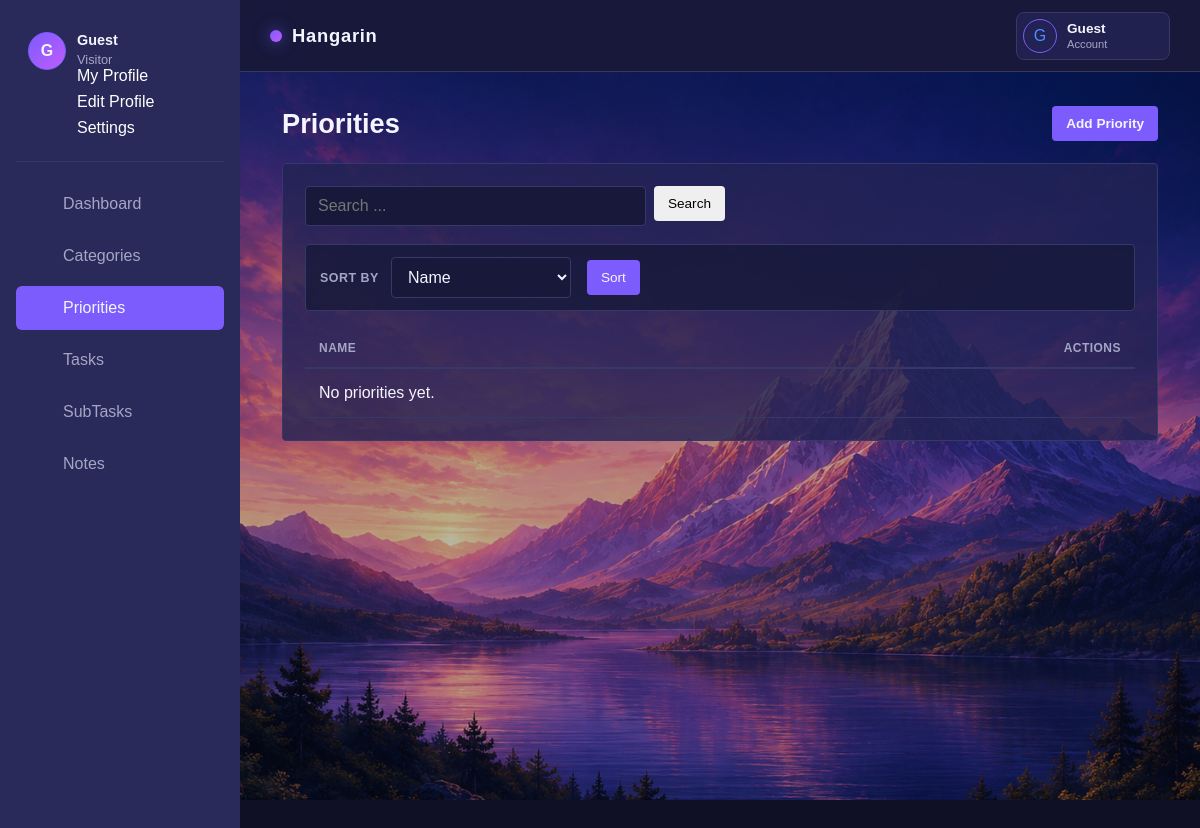
The page /priorities/ on the database as committed earlier.
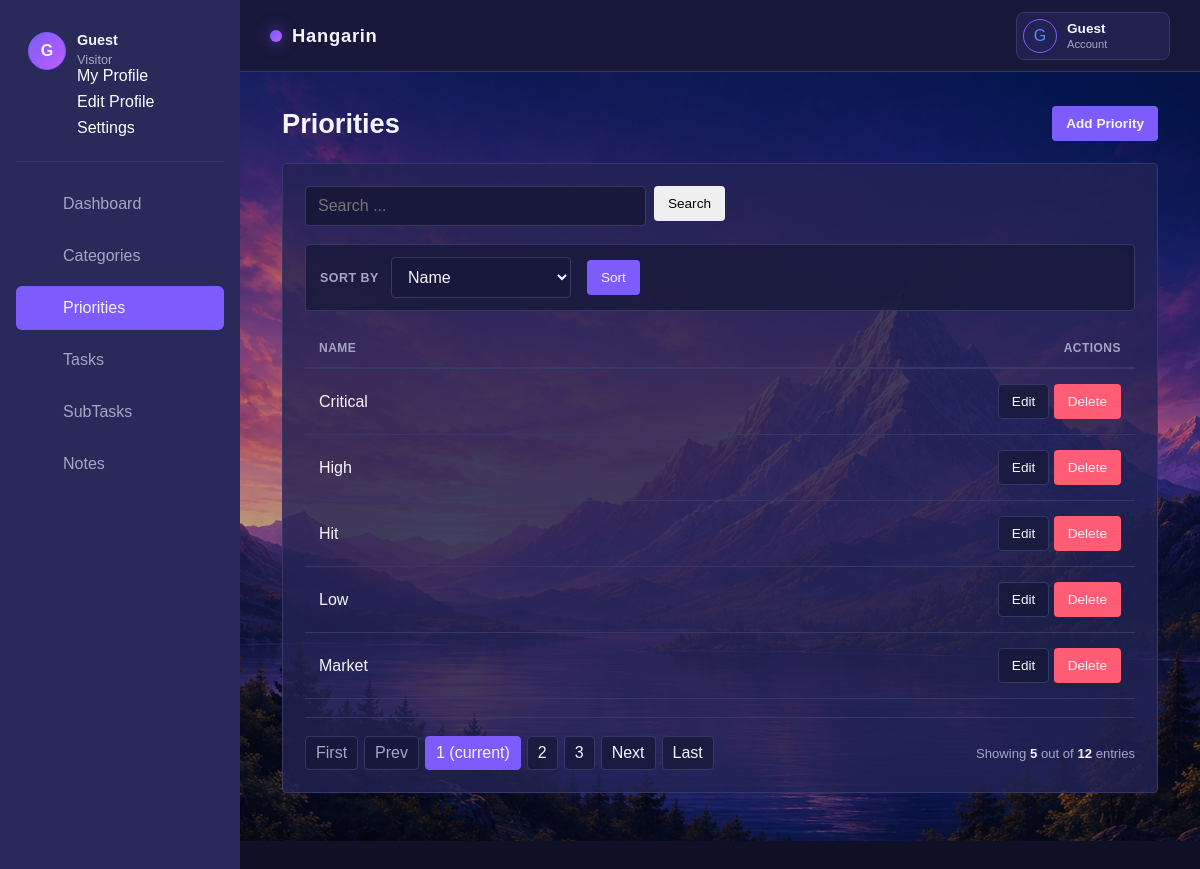
The same page on the database as committed later.
### app/models.py (models this page shows, shortened)
class Priority(models.Model):
    name = models.CharField(max_length=50, unique=True)

### app/views.py (the view)
# urls.py: path('priorities/', views.PriorityListView.as_view(), name='priority-list'),
class PriorityListView(SearchSortListView):
	model = Priority
	template_name = 'hangarin/priority_list.html'
	context_object_name = 'priorities'
	search_fields = ('name',)
	allowed_sort_fields = ('name',)

### app/views.py (called while the page is built)
	def get_queryset(self):
		queryset = self.model.objects.all()
		query = self.request.GET.get('q', '').strip()
		if query:
			search = Q()
			for field in self.search_fields:
				search |= Q(**{f'{field}__icontains': query})
			queryset = queryset.filter(search)
		sort_by = self.request.GET.get('sort_by', self.default_sort)
		if sort_by not in self.allowed_sort_fields:
			sort_by = self.default_sort
		self.sort_by = sort_by
		return queryset.order_by(sort_by)

	def get_context_data(self, **kwargs):
		context = super().get_context_data(**kwargs)
		context['q'] = self.request.GET.get('q', '')
		context['sort_by'] = self.sort_by
		return context

### app/templates/hangarin/priority_list.html (shortened to what this page needs)
{% extends 'base.html' %}
{% block content %}
<main class="content tab-page tab-page-priorities">
  <div class="container-fluid tab-container">
    <h4 class="page-title d-flex justify-content-between align-items-center">
      <span>Priorities</span>
      <a href="{% url 'priority-add' %}" class="btn btn-primary btn-sm">Add Priority</a>
    </h4>
    <section class="card tab-card">
      <div class="card-body table-responsive">
        {% include 'includes/search_form.html' %}
        {% with current=sort_by|default:'name' %}
        <div class="sort-toolbar">
          <form method="get" class="row g-2 align-items-center">
            <div class="col-auto">
              <label for="prioritySortSelect" class="col-form-label">Sort by</label>
            </div>
            <div class="col-auto">
              <select class="form-control form-control-sm" id="prioritySortSelect" name="sort_by" onchange="this.form.submit()">
                <option value="name" {% if current == 'name' %}selected{% endif %}>Name</option>
              </select>
            </div>
            <div class="col-auto">
              <button type="submit" class="btn btn-primary btn-sm btn-rounded">Sort</button>
            </div>
          </form>
        </div>
        {% endwith %}
        <table class="table">
          <thead>
            <tr>
              <th>Name</th>
              <th class="text-right">Actions</th>
            </tr>
          </thead>
          <tbody>
            {% for priority in priorities %}
            <tr>
              <td>{{ priority.name }}</td>
              <td class="text-right">
                <a href="{% url 'priority-edit' priority.pk %}" class="btn btn-sm btn-secondary">Edit</a>
                <a href="{% url 'priority-delete' priority.pk %}?next={{ request.get_full_path|urlencode }}" class="btn btn-sm btn-danger">Delete</a>
              </td>
            </tr>
            {% empty %}
            <tr>
              <td colspan="2">No priorities yet.</td>
            </tr>
            {% endfor %}
          </tbody>
        </table>
        {% include 'includes/pagination.html' %}
      </div>
    </section>
  </div>
</main>
{% endblock %}

Rows that differ between the two databases and show on the page:
added Priority: name "Critical"
added Priority: name "High"
added Priority: name "Hit"
added Priority: name "Low"
added Priority: name "Market"
Other text that changed with them:
{{ object_list.count }}: (not shown) → "5"
{{ paginator.count }}: (not shown) → "12"
text no longer shown: "No priorities yet."
text now shown: "First Prev Next Last Showing out of entries"
new list line: "1 (current)"
new list line: "2"
new list line: "3"
